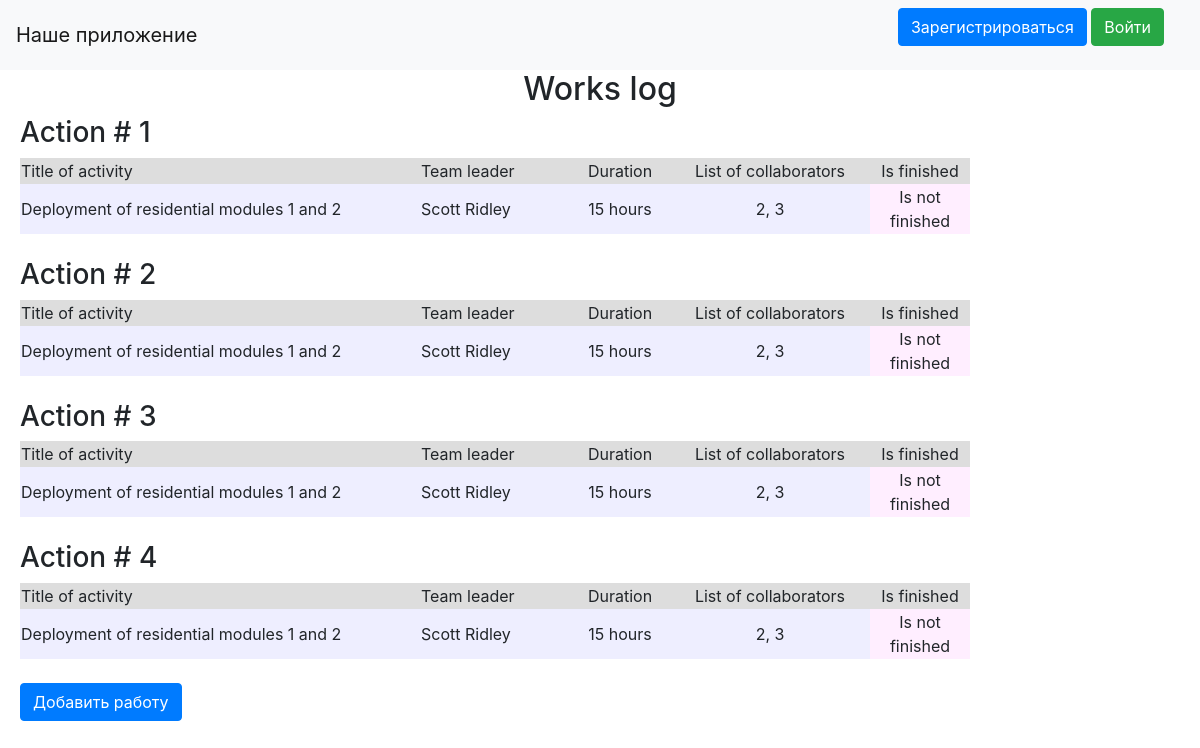
Before: / with the older database file.
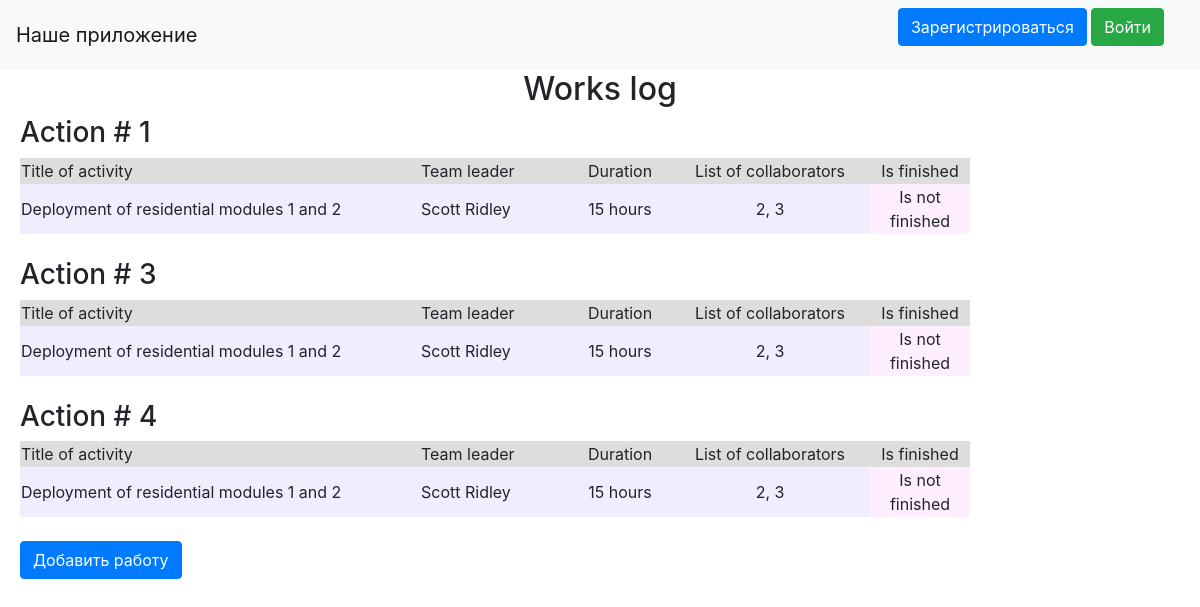
After: the same page with the newer database file.
### data/jobs.py (models this page shows, shortened)
class Jobs(SqlAlchemyBase, UserMixin, SerializerMixin):
    __tablename__ = 'jobs'
    id = sqlalchemy.Column(sqlalchemy.Integer,
                           primary_key=True, autoincrement=True)
    team_leader = sqlalchemy.Column(sqlalchemy.Integer, sqlalchemy.ForeignKey("users.id"))
    job = sqlalchemy.Column(sqlalchemy.String, nullable=True)
    work_size = sqlalchemy.Column(sqlalchemy.Integer, nullable=True)
    collaborators = sqlalchemy.Column(sqlalchemy.String, nullable=True)
    start_date = sqlalchemy.Column(sqlalchemy.DateTime, nullable=True)
    end_date = sqlalchemy.Column(sqlalchemy.DateTime, nullable=True)
    is_finished = sqlalchemy.Column(sqlalchemy.Boolean)
    user = orm.relationship('User')

### data/users.py (models this page shows, shortened)
class User(SqlAlchemyBase, UserMixin, SerializerMixin):
    __tablename__ = 'users'
    id = sqlalchemy.Column(sqlalchemy.Integer,
                           primary_key=True, autoincrement=True)
    surname = sqlalchemy.Column(sqlalchemy.String, nullable=True)
    name = sqlalchemy.Column(sqlalchemy.String, nullable=True)
    age = sqlalchemy.Column(sqlalchemy.Integer, nullable=True)
    position = sqlalchemy.Column(sqlalchemy.String, nullable=True)
    speciality = sqlalchemy.Column(sqlalchemy.String, nullable=True)
    address = sqlalchemy.Column(sqlalchemy.String, nullable=True)
    email = sqlalchemy.Column(sqlalchemy.String,
                              index=True, unique=True, nullable=True)
    hashed_password = sqlalchemy.Column(sqlalchemy.String, nullable=True)
    modified_date = sqlalchemy.Column(sqlalchemy.DateTime)
    jobs = orm.relationship("Jobs", back_populates='user')

### main.py (the view)
@app.route('/')
def index():
    db_sess = db_session.create_session()
    jobs = db_sess.query(Jobs).all()
    users = db_sess.query(User).all()
    names = {name.id: (name.surname, name.name) for name in users}
    return render_template("index.html", jobs=jobs, names=names)

### data/db_session.py (called while the page is built)
def create_session() -> Session:
    global __factory
    return __factory()

### templates/index.html (shortened to what this page needs)
{% extends "base.html" %}
{% block content %}
<h2 align="center">Works log</h2>
{% for job in jobs %}
<h3>Action # {{ job.id }}</h3>
<div class="table_container">
    <table class="my_table">
        <tr class="my_row">
            <td class="title" width="400px" bgcolor="#dddddd">Title of activity</td>
            <td class="title" width="150px" bgcolor="#dddddd">Team leader</td>
            <td class="title" width="100px" bgcolor="#dddddd" align="center">Duration</td>
            <td class="title" width="200px" bgcolor="#dddddd" align="center">List of collaborators</td>
            <td class="title" width="100px" bgcolor="#dddddd" align="center">Is finished</td>
        </tr>
        <tr class="my_row">
            <td class="ordinary" bgcolor="#eeeeff">{{ job.job.capitalize() }}</td>
            <td class="ordinary" bgcolor="#eeeeff">{{ names[job.team_leader][0] }} {{ names[job.team_leader][1] }}</td>
            <td class="ordinary" bgcolor="#eeeeff" align="center">{{ job.work_size }} hours</td>
            <td class="ordinary" bgcolor="#eeeeff" align="center">{{ job.collaborators }}</td>
            {% if job.is_finished %}
            <td class="ordinary" bgcolor="#eeffee" align="center">Finished</td>
            {% else %}
            <td class="ordinary" bgcolor="#ffeeff" align="center">Is not finished</td>
            {% endif %}
        </tr>
    </table>
</div>
<br>
{% endfor %}
<a style="margin-left: 20px" class="btn btn-primary" href="/add_job">Добавить работу</a>
{% endblock %}

### templates/base.html (shortened to what this page needs)
<!DOCTYPE html>
<html lang="en">
<head>
     <link rel="stylesheet"
          href="https://stackpath.bootstrapcdn.com/bootstrap/4.4.1/css/bootstrap.min.css"
>
    <link rel="stylesheet" href="../static/css/style.css">
</head>
<body>
<header>
    <nav class="navbar navbar-light bg-light">
        <a class="navbar-brand" href="/">Наше приложение</a>
        {% if current_user.is_authenticated %}
            <a class="navbar-brand" href="/logout">{{ current_user.surname }} {{ current_user.name }}</a>
        {% else %}
            <p>
                <a class="btn btn-primary " href="/register">Зарегистрироваться</a>
                <a class="btn btn-success" href="/login">Войти</a>
            </p>
        {% endif %}
    </nav>
</header>
{% block content %}
{% endblock %}
</body>
</html>

### static/css/style.css (style rules this page uses)
p { margin-left: 20px; margin-right: 20px; }
h3 { margin-left: 20px; }
table { margin-left: 20px; }

Changed rows visible on the page:
removed Jobs: id "2", job "Deployment of residential modules 1 and 2", team_leader.surname "Scott", team_leader.name "Ridley", work_size "15", collaborators "2, 3", is_finished "Is not finished"
